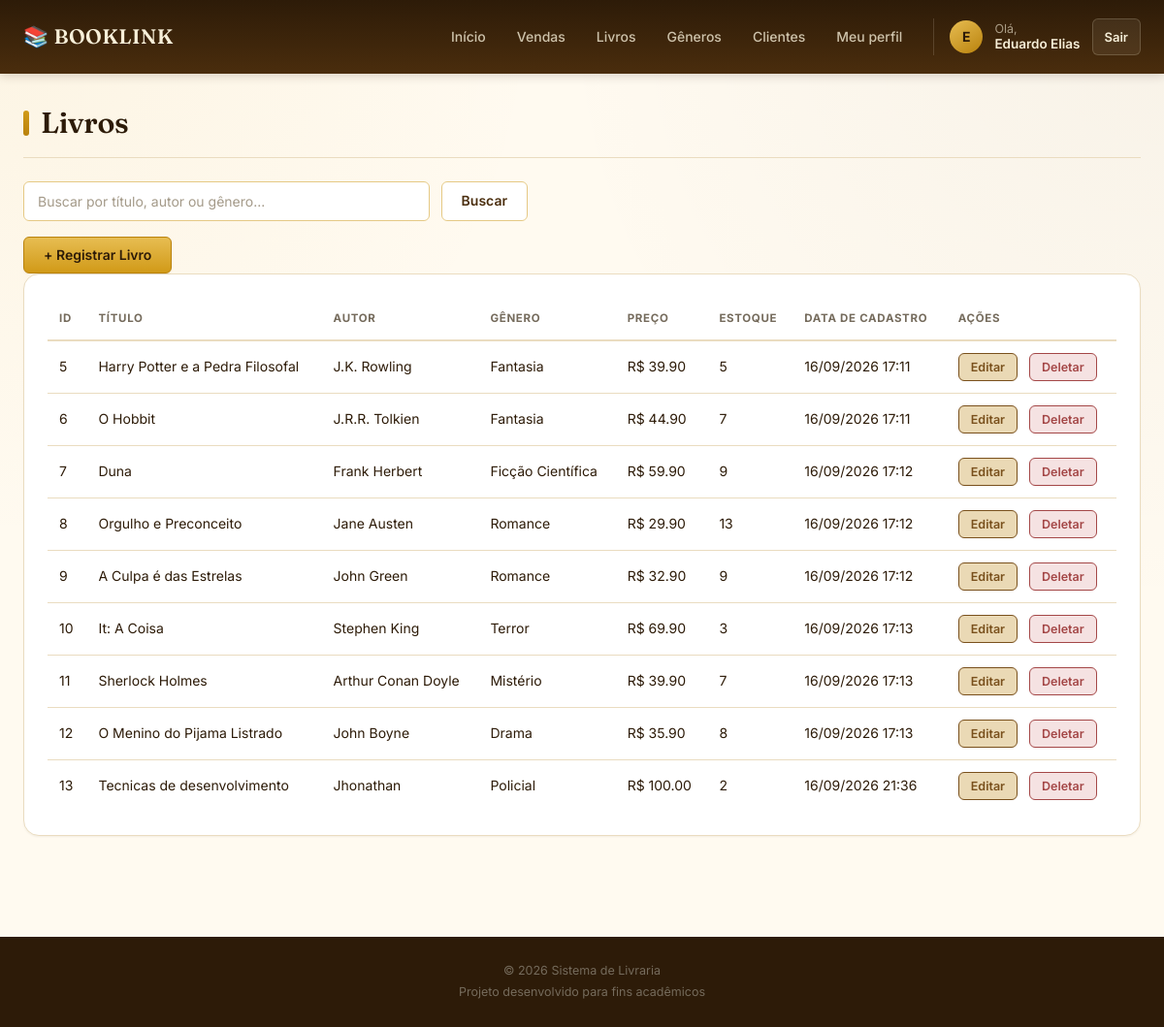
Page /livros (signed in) on the earlier database version.
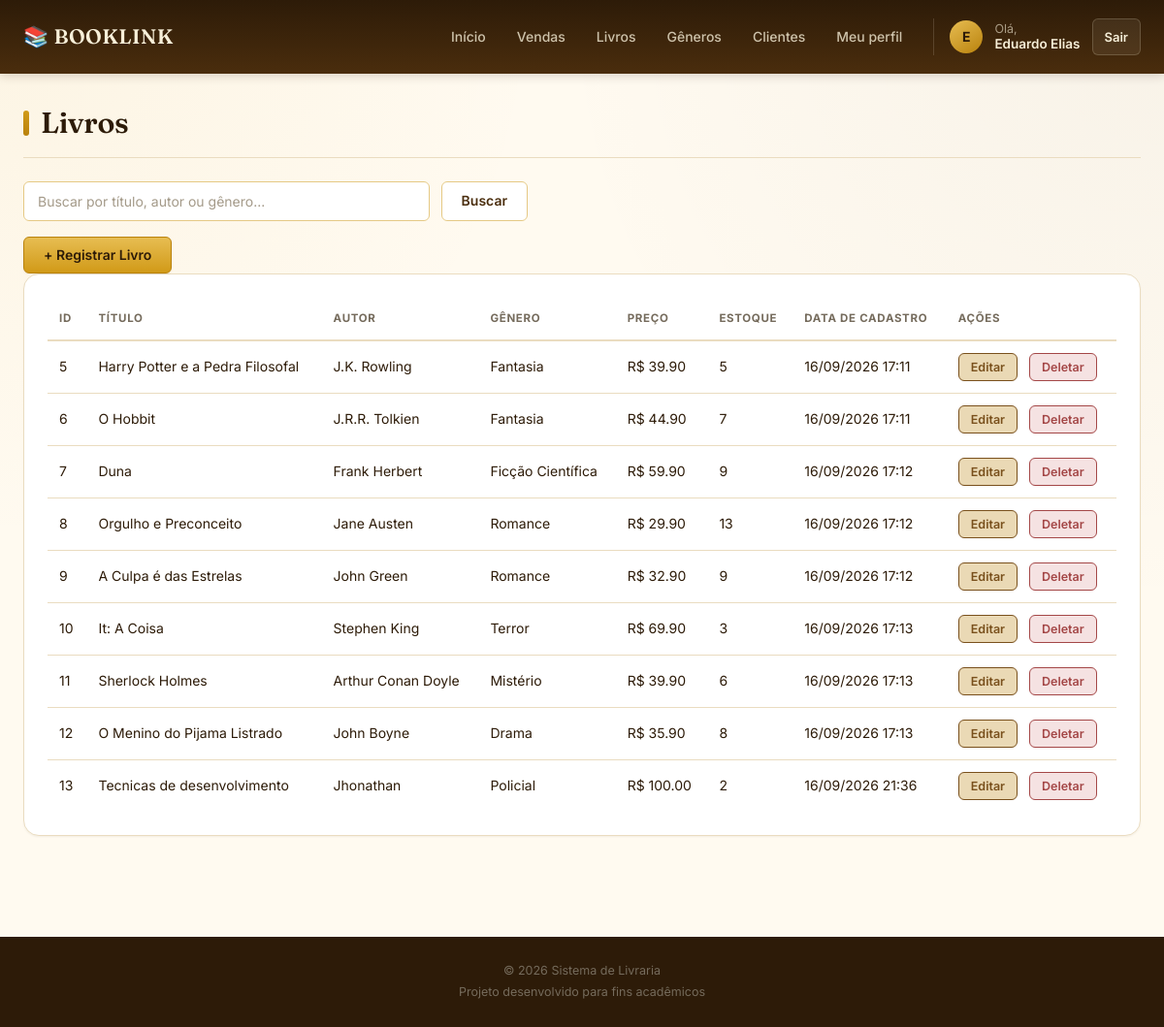
Same page on the later database version.
### models.py (models this page shows)
class Livro(db.Model):
    __tablename__ = 'livros'
    id = db.Column(db.Integer, primary_key=True)
    titulo = db.Column(db.String(100), nullable=False)
    autor = db.Column(db.String(100), nullable=False)
    preco = db.Column(db.Float, nullable=False)
    estoque = db.Column(db.Integer, default=0)
    empresa_id = db.Column(
        db.Integer,
        db.ForeignKey('empresas.id'),
        nullable=False
    )
    genero_id = db.Column(
        db.Integer,
        db.ForeignKey('generos.id'),
        nullable=False
    )
    data_cadastro = db.Column(
        db.DateTime,
        default=datetime.now
    )
    genero = db.relationship(
        'Genero',
        backref='livros'
    )

class Genero(db.Model):
    __tablename__ = 'generos'
    id = db.Column(db.Integer, primary_key=True)
    nome = db.Column(db.String(50), nullable=False)
    empresa_id = db.Column(
        db.Integer,
        db.ForeignKey('empresas.id'),
        nullable=False
    )
    data_cadastro = db.Column(
        db.DateTime,
        default=datetime.now
    )

### routes/livros.py (the view)
@livros_bp.route('/livros')
@login_required
def listar_livros():
    if current_user.tipo not in ['admin', 'funcionario']:
        return redirect(url_for('home'))
    busca = request.args.get('busca', '').strip()
    if busca:
        livros = Livro.query.join(Genero).filter(
            Livro.empresa_id == current_user.empresa_id,
            Genero.empresa_id == current_user.empresa_id,
            or_(
                Livro.titulo.ilike(f'%{busca}%'),
                Livro.autor.ilike(f'%{busca}%'),
                Genero.nome.ilike(f'%{busca}%')
            )
        ).all()
    else:
        livros = Livro.query.filter_by(
            empresa_id=current_user.empresa_id
        ).all()
    return render_template(
        'livros/livros.html',
        livros=livros,
        busca=busca
    )

### app.py (called while the page is built)
@lm.user_loader
def user_loader(id):
    usuario = Usuario.query.filter_by(
        id=id
    ).first()
    return usuario

### templates/livros/livros.html (shortened to what this page needs)
{% extends "base.html" %}
{% block content %}
<h1 class="titulo-pagina">
    Livros
</h1>
<form method="GET" action="{{ url_for('livros.listar_livros') }}" class="form-busca">
    <input
        type="text"
        name="busca"
        placeholder="Buscar por título, autor ou gênero..."
        value="{{ busca }}"
    >
    <button type="submit" class="botao">
        Buscar
    </button>
</form>
<a
    href="{{ url_for('livros.registrar') }}"
    class="botao botao-adicionar"
>
    + Registrar Livro
</a>
<div class="table-container">
    <table class="tabela">
        <thead>
            <tr>
                <th>ID</th>
                <th>Título</th>
                <th>Autor</th>
                <th>Gênero</th>
                <th>Preço</th>
                <th>Estoque</th>
                <th>Data de cadastro</th>
                <th>Ações</th>
            </tr>
        </thead>
        <tbody>
            {% for livro in livros %}
            <tr>
                <td>
                    {{ livro.id }}
                </td>
                <td>
                    {{ livro.titulo }}
                </td>
                <td>
                    {{ livro.autor }}
                </td>
                <td>
                    {{ livro.genero.nome }}
                </td>
                <td>
                    R$ {{ "%.2f"|format(livro.preco) }}
                </td>
                <td>
                    {{ livro.estoque }}
                </td>
                <td>
                    {{ livro.data_cadastro.strftime('%d/%m/%Y %H:%M') }}
                </td>
                <td>
                    <a
                        href="{{ url_for('livros.editar', id=livro.id) }}"
                        class="botao botao-editar"
                    >
                        Editar
                    </a>
                    <a
                        href="{{ url_for('livros.deletar', id=livro.id) }}"
                        class="botao botao-deletar"
                        onclick="return confirm('Tem certeza que deseja deletar este livro?')"
                    >
                        Deletar
                    </a>
                </td>
            </tr>
            {% else %}
            <tr>
                <td colspan="8">
                    Nenhum livro encontrado.
                </td>
            </tr>
            {% endfor %}
        </tbody>
    </table>
</div>
{% endblock %}

Differences in the rows shown:
changed Livro "Sherlock Holmes": estoque "7" → "6"
